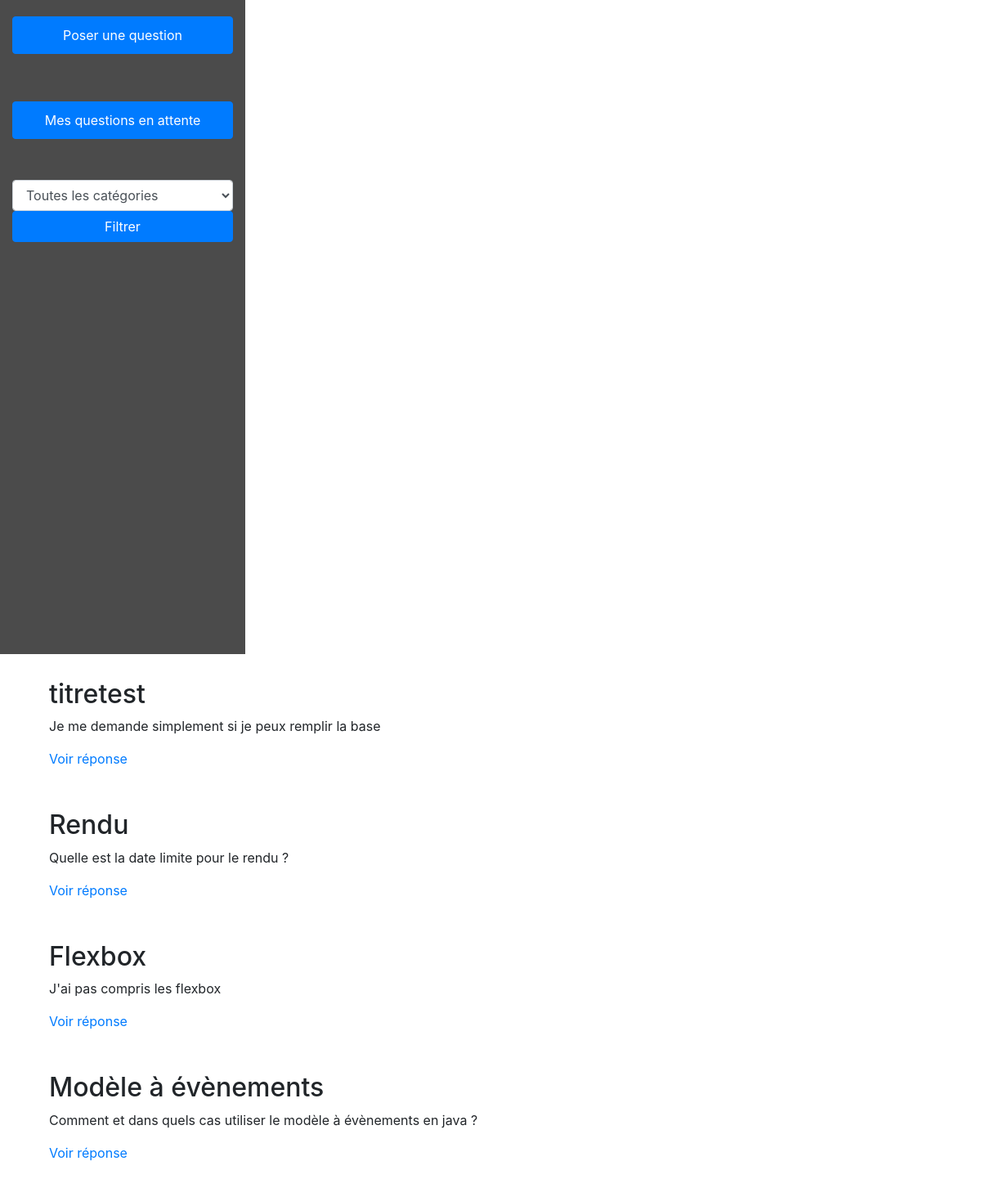
The app's page /Pages/consultation.php with its own data.
### tables this page shows
CREATE TABLE `question` (
  `id_question` int PRIMARY KEY AUTO_INCREMENT NOT NULL,
  `titre` varchar(250) DEFAULT NULL,
  `contenu` varchar(250) DEFAULT NULL,
  `id_compte` int(11) DEFAULT NULL,
  `id_cat` int DEFAULT NULL,
  `verif` tinyint(1) DEFAULT NULL
);

### Pages/consultation.php (the view, shortened to what this page needs)
<!DOCTYPE html>
<html lang="fr">
<head>
	<link rel="stylesheet" href="https://stackpath.bootstrapcdn.com/bootstrap/4.5.0/css/bootstrap.min.css">
	<link rel="stylesheet" href="consultation.css">
</head>
<?php
	$servername = "tp-epua:3308";
	$username = "chafikya";
	$password = "61md4vj3";
	$dbname = "chafikya";
?>
<body>
  <div class="container-fluid">
  <div class="row">
      <div class="col-md-3 sidebar">
          <div class="sidebar-content">
            <button class="btn btn-primary btn-block button-spacing">Poser une question</button>
            <button class="btn btn-primary btn-block button-spacing">Mes questions en attente</button>
			 <form method="post">
            <select class="form-control" name ="cat">
              <option value="">Toutes les catégories</option>
              <?php
                  $sql = "SELECT nom_cat FROM categorie";
                ?>
              </select>
              <input type="submit" value="Filtrer" class="btn btn-primary btn-block">
            </form>
          </div>
      </div>
    </div>
      <div class="col-md-9">
        <div class="question-list">
          <?php
            $conn = new mysqli($servername, $username, $password, $dbname);
				mysqli_query($conn, "SET NAMES UTF8");
            if(isset($_POST['cat']) && !empty($_POST['cat']) && ($_POST['cat']!="Toutes les catégories")) {
              $cat = $_POST['cat'];
              $sql = "SELECT question.* FROM question, categorie WHERE question.id_cat = categorie.id_cat AND categorie.nom_cat = '$cat'";
            } else {
              $sql = "SELECT * FROM question";
            }
            $result = $conn->query($sql);
            if ($result->num_rows > 0) {
              while ($row = $result->fetch_assoc()) {
                echo '<div class="question">';
                echo '<h2>' . $row["titre"] . '</h2>';
                echo '<p>' . $row["contenu"] . '</p>';
                echo '<a href="repondre.php?id=' . $row["id_question"] . '">Voir réponse</a>';
                echo '</div>';
              }
            }
          ?>
        </div>
      </div>
	 </div>
</body>
</html>

### Pages/consultation.css (style rules this page uses)
body { background-image: url("fond.jpg"); background-size: cover; min-height: 100vh; margin: 0; }
.sidebar-content { position: relative; display: flex; flex-direction: column; height: 100%; }
.question-list { padding: 15px; }
.question { background-color: #ffffff; margin-bottom: 20px; padding: 15px; }
a { color: #007bff; }
.button-spacing { padding-top: 10px; padding-bottom: 10px; margin-top: 20px; margin-bottom: 50px; }
.sidebar { height: 100vh; background-color: #4B4B4B; }

### records on screen
question: titre "titretest", contenu "Je me demande simplement si je peux remplir la base"
question: titre "Rendu", contenu "Quelle est la date limite pour le rendu ?"
question: titre "Flexbox", contenu "J'ai pas compris les flexbox"
question: titre "Modèle à évènements", contenu "Comment et dans quels cas utiliser le modèle à évènements en java ?"
